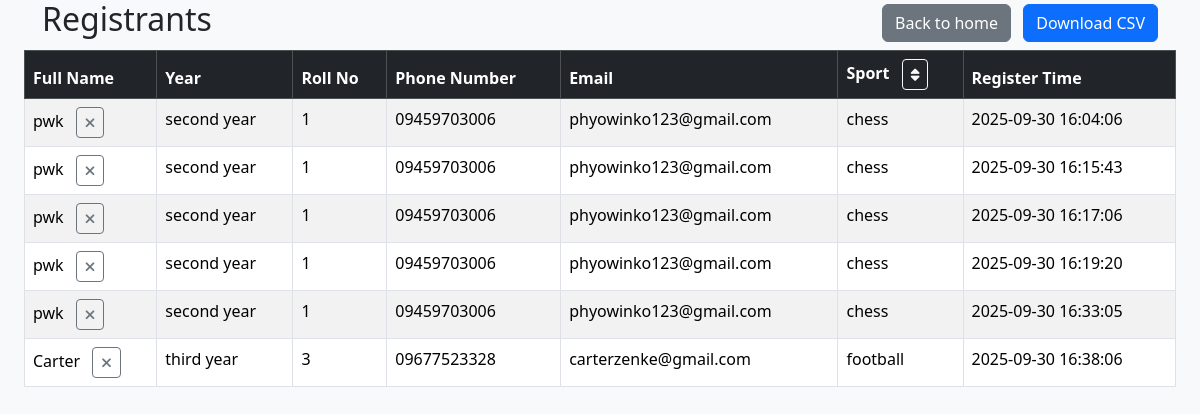
The app's page /registrants, older data.
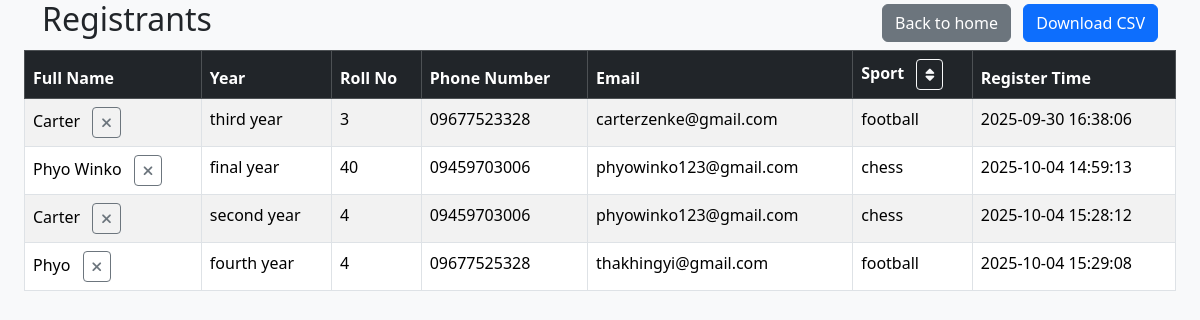
The same page, newer data.
### tables this page shows
CREATE TABLE "register" (
    "id" INTEGER PRIMARY KEY,
    "student_id" INTEGER NOT NULL,
    "sport_id" INTEGER NOT NULL,
    "register_time" DATETIME NOT NULL,
    FOREIGN KEY ("student_id") REFERENCES "students"("id"),
    FOREIGN KEY ("sport_id") REFERENCES "sports"("id")
);

CREATE TABLE "students" (
    "id" INTEGER PRIMARY KEY,
    "name" TEXT NOT NULL,
    "year" TEXT NOT NULL,
    "roll_no" TEXT NOT NULL,
    "phone_number" TEXT NOT NULL,
    "email" TEXT NOT NULL
);

CREATE TABLE "sports" (
    "id" INTEGER PRIMARY KEY,
    "sport_name" TEXT NOT NULL
);

### app.py (the view)
@app.route("/registrants", methods=["GET"])
def registrants():
    conn = get_db_connection()
    registrants = conn.execute("""
        SELECT students.name, students.year, students.roll_no, students.phone_number, students.email, sports.sport_name, register.register_time
        FROM register
        JOIN students ON register.student_id = students.id
        JOIN sports ON register.sport_id = sports.id
    """).fetchall()
    conn.close()
    return render_template("registrants.html", registrants=registrants)

### app.py (called while the page is built)
def get_db_connection():
    conn = sqlite3.connect('registrations.db')
    conn.row_factory = sqlite3.Row
    return conn

### templates/registrants.html (shortened to what this page needs)
<!DOCTYPE html>
<html lang="en">
<head>
  <link href="https://cdn.jsdelivr.net/npm/bootstrap@5.3.8/dist/css/bootstrap.min.css" rel="stylesheet" />
  <link rel="stylesheet" href="https://cdnjs.cloudflare.com/ajax/libs/font-awesome/6.4.0/css/all.min.css">
</head>
<body class="bg-light">
  <div class="container py-0">
    <div class="d-flex justify-content-between align-items-center mb-1">
      <h2>Registrants</h2>
      <ul class="list-inline mb-0">
        <li class="list-inline-item">
          <a href="{{ url_for('index') }}" class="btn btn-secondary">Back to home</a>
        </li>
        <li class="list-inline-item">
          <a href="/download_csv" class="btn btn-primary">Download CSV</a>
        </li>
      </ul>
    </div>
  </div>
  <div class="px-4">
    <table class="table table-bordered table-hover table-striped">
      <thead class="table-dark">
        <tr>
          <th>Full Name</th>
          <th>Year</th>
          <th>Roll No</th>
          <th>Phone Number</th>
          <th>Email</th>
          <th>
            Sport
            <a href="{{ url_for('sort_by_sports') }}" class="btn btn-sm btn-outline-light ms-2">
              <i class="fas fa-sort"></i>
            </a>
          </th>
          <th>Register Time</th>
        </tr>
      </thead>
      <tbody>
        {% for registrant in registrants %}
          <tr>
            <td>
              {{ registrant['name'] }}
              <form action="{{ url_for('remove_registrant') }}" method="post" style="display:inline;">
                <button type="submit" class="btn btn-sm btn-outline-secondary ms-2">
                  <i class="fas fa-remove"></i>
                </button>
              </form>
            </td>
            <td>{{ registrant['year'] }}</td>
            <td>{{ registrant['roll_no'] }}</td>
            <td>{{ registrant['phone_number'] }}</td>
            <td>{{ registrant['email'] }}</td>
            <td>{{ registrant['sport_name'] }}</td>
            <td>{{ registrant['register_time'] }}</td>
          </tr>
        {% endfor %}
      </tbody>
    </table>
  </div>
</body>
</html>

Row changes from the older to the newer data that the page shows:
no longer on this page (row unchanged): register: name "pwk", year "second year", roll_no "1", phone_number "09459703006", email "phyowinko123@gmail.com", sport_name "chess", register_time "2025-09-30 16:04:06"
no longer on this page (row unchanged): register: name "pwk", year "second year", roll_no "1", phone_number "09459703006", email "phyowinko123@gmail.com", sport_name "chess", register_time "2025-09-30 16:15:43"
no longer on this page (row unchanged): register: name "pwk", year "second year", roll_no "1", phone_number "09459703006", email "phyowinko123@gmail.com", sport_name "chess", register_time "2025-09-30 16:17:06"
no longer on this page (row unchanged): register: name "pwk", year "second year", roll_no "1", phone_number "09459703006", email "phyowinko123@gmail.com", sport_name "chess", register_time "2025-09-30 16:19:20"
no longer on this page (row unchanged): register: name "pwk", year "second year", roll_no "1", phone_number "09459703006", email "phyowinko123@gmail.com", sport_name "chess", register_time "2025-09-30 16:33:05"
added register: name "Phyo Winko", year "final year", roll_no "40", phone_number "09459703006", email "phyowinko123@gmail.com", sport_name "chess", register_time "2025-10-04 14:59:13"
added register: name "Carter", year "second year", roll_no "4", phone_number "09459703006", email "phyowinko123@gmail.com", sport_name "chess", register_time "2025-10-04 15:28:12"
added register: name "Phyo", year "fourth year", roll_no "4", phone_number "09677525328", email "thakhingyi@gmail.com", sport_name "football", register_time "2025-10-04 15:29:08"
